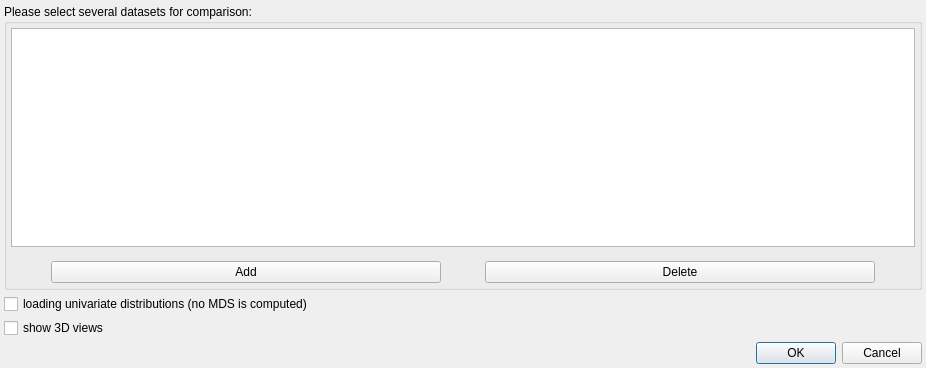
<?xml version="1.0" encoding="UTF-8"?>
<ui version="4.0">
 <class>CSVReader</class>
 <widget class="QDialog" name="CSVReader">
  <property name="geometry">
   <rect>
    <x>0</x>
    <y>0</y>
    <width>926</width>
    <height>368</height>
   </rect>
  </property>
  <property name="windowTitle">
   <string>CompVis CSV Data Selection</string>
  </property>
  <layout class="QVBoxLayout" name="verticalLayout_2">
   <property name="spacing">
    <number>4</number>
   </property>
   <property name="leftMargin">
    <number>4</number>
   </property>
   <property name="topMargin">
    <number>4</number>
   </property>
   <property name="rightMargin">
    <number>4</number>
   </property>
   <property name="bottomMargin">
    <number>4</number>
   </property>
   <item>
    <widget class="QGroupBox" name="grpbox_File">
     <property name="sizePolicy">
      <sizepolicy hsizetype="Preferred" vsizetype="Preferred">
       <horstretch>0</horstretch>
       <verstretch>0</verstretch>
      </sizepolicy>
     </property>
     <property name="title">
      <string>Please select several datasets for comparison:</string>
     </property>
     <layout class="QGridLayout" name="gridLayout_3">
      <property name="leftMargin">
       <number>4</number>
      </property>
      <property name="topMargin">
       <number>4</number>
      </property>
      <property name="rightMargin">
       <number>4</number>
      </property>
      <property name="bottomMargin">
       <number>4</number>
      </property>
      <property name="spacing">
       <number>4</number>
      </property>
      <item row="0" column="0">
       <layout class="QVBoxLayout" name="verticalLayout">
        <item>
         <widget class="QListView" name="listView">
          <property name="sizePolicy">
           <sizepolicy hsizetype="Preferred" vsizetype="Preferred">
            <horstretch>0</horstretch>
            <verstretch>0</verstretch>
           </sizepolicy>
          </property>
          <property name="minimumSize">
           <size>
            <width>0</width>
            <height>10</height>
           </size>
          </property>
         </widget>
        </item>
        <item>
         <spacer name="verticalSpacer">
          <property name="orientation">
           <enum>Qt::Vertical</enum>
          </property>
          <property name="sizeType">
           <enum>QSizePolicy::Maximum</enum>
          </property>
          <property name="sizeHint" stdset="0">
           <size>
            <width>15</width>
            <height>10</height>
           </size>
          </property>
         </spacer>
        </item>
        <item>
         <layout class="QHBoxLayout" name="horizontalLayout_2">
          <item>
           <layout class="QHBoxLayout" name="horizontalLayout">
            <item>
             <spacer name="horizontalSpacer_2">
              <property name="orientation">
               <enum>Qt::Horizontal</enum>
              </property>
              <property name="sizeType">
               <enum>QSizePolicy::Preferred</enum>
              </property>
              <property name="sizeHint" stdset="0">
               <size>
                <width>40</width>
                <height>20</height>
               </size>
              </property>
             </spacer>
            </item>
            <item>
             <widget class="QPushButton" name="btnAddFiles">
              <property name="text">
               <string>Add</string>
              </property>
             </widget>
            </item>
            <item>
             <spacer name="horizontalSpacer">
              <property name="orientation">
               <enum>Qt::Horizontal</enum>
              </property>
              <property name="sizeType">
               <enum>QSizePolicy::Preferred</enum>
              </property>
              <property name="sizeHint" stdset="0">
               <size>
                <width>40</width>
                <height>15</height>
               </size>
              </property>
             </spacer>
            </item>
            <item>
             <widget class="QPushButton" name="btnDeleteFile">
              <property name="text">
               <string>Delete</string>
              </property>
             </widget>
            </item>
            <item>
             <spacer name="horizontalSpacer_3">
              <property name="orientation">
               <enum>Qt::Horizontal</enum>
              </property>
              <property name="sizeType">
               <enum>QSizePolicy::Preferred</enum>
              </property>
              <property name="sizeHint" stdset="0">
               <size>
                <width>40</width>
                <height>15</height>
               </size>
              </property>
             </spacer>
            </item>
           </layout>
          </item>
         </layout>
        </item>
       </layout>
      </item>
     </layout>
    </widget>
   </item>
   <item>
    <widget class="QCheckBox" name="noMDSCheckBox">
     <property name="text">
      <string>loading univariate distributions (no MDS is computed)</string>
     </property>
     <property name="checked">
      <bool>false</bool>
     </property>
    </widget>
   </item>
   <item>
    <widget class="QCheckBox" name="show3DViewsCheckBox">
     <property name="text">
      <string>show 3D views</string>
     </property>
    </widget>
   </item>
   <item>
    <widget class="QDialogButtonBox" name="buttonBox">
     <property name="sizePolicy">
      <sizepolicy hsizetype="Expanding" vsizetype="Fixed">
       <horstretch>0</horstretch>
       <verstretch>0</verstretch>
      </sizepolicy>
     </property>
     <property name="maximumSize">
      <size>
       <width>16777215</width>
       <height>16777215</height>
      </size>
     </property>
     <property name="orientation">
      <enum>Qt::Horizontal</enum>
     </property>
     <property name="standardButtons">
      <set>QDialogButtonBox::Cancel|QDialogButtonBox::Ok</set>
     </property>
    </widget>
   </item>
  </layout>
 </widget>
 <resources/>
 <connections>
  <connection>
   <sender>buttonBox</sender>
   <signal>rejected()</signal>
   <receiver>CSVReader</receiver>
   <slot>reject()</slot>
   <hints>
    <hint type="sourcelabel">
     <x>1035</x>
     <y>876</y>
    </hint>
    <hint type="destinationlabel">
     <x>286</x>
     <y>269</y>
    </hint>
   </hints>
  </connection>
 </connections>
</ui>
